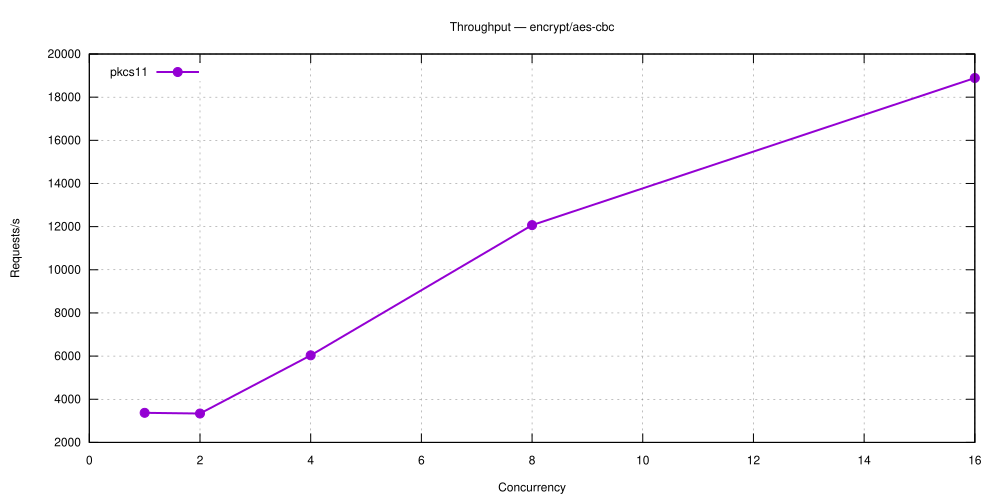

gnuplot code for this plot:
set terminal svg size 1000,500 enhanced font 'Helvetica,12'
set output 'encrypt_aes-cbc.svg'
set title 'Throughput — encrypt/aes-cbc'
set grid
set xlabel 'Concurrency'
set ylabel 'Requests/s'
set key top left
plot 'encrypt_aes-cbc-5.27.1-pkcs11.dat' using 1:2 with linespoints lw 2 pt 7 title 'pkcs11'
